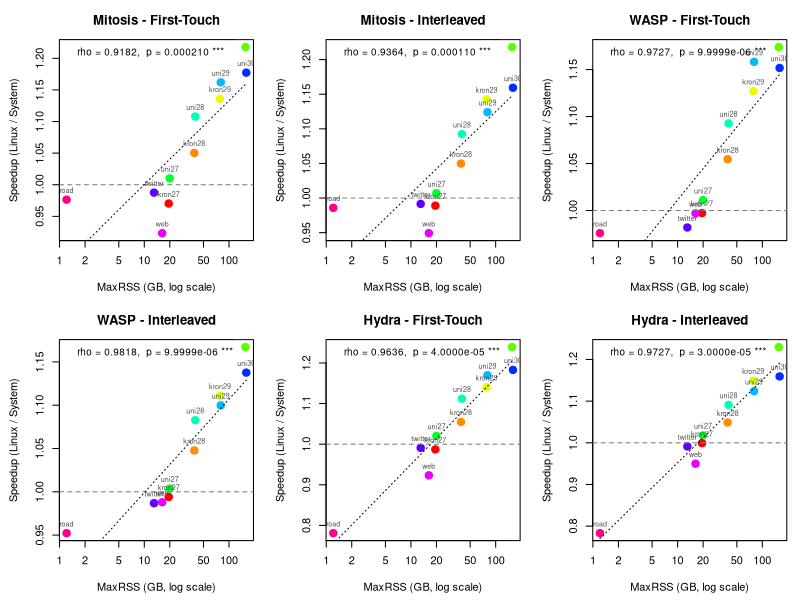

The R source for this figure:
###############################################################################
###   BC: Does speedup over Linux depend on working-set size (maxRSS)?    ###
###   Permutation test on Spearman correlation, per system × policy       ###
###############################################################################

# =============================================================================
# 1. MaxRSS for BC (GB), per graph
# =============================================================================

maxrss <- c(
  kron27 = 19.42, kron28 = 38.95, kron29 = 78.09, kron30 = 156.41,
  uni27  = 19.96, uni28  = 39.96, uni29  = 79.97, uni30  = 159.95,
  twitter = 13.03, web = 16.27, road = 1.21
)

# =============================================================================
# 2. Runtime data (5 trials per configuration)
# =============================================================================

rt <- list(
  linux_ft_kron27  = c(4.90674, 4.96771, 5.48193, 5.02660, 5.09110),
  linux_ft_kron28  = c(8.66935, 7.96993, 7.66010, 8.59287, 8.44211),
  linux_ft_kron29  = c(13.83380, 13.40707, 15.90102, 16.52888, 12.56563),
  linux_ft_kron30  = c(30.47549, 24.46888, 26.59006, 24.17824, 30.28428),
  linux_ft_uni27   = c(4.49935, 4.88154, 4.67789, 4.62772, 4.67098),
  linux_ft_uni28   = c(7.83971, 7.70742, 8.31134, 7.95331, 7.69698),
  linux_ft_uni29   = c(19.07057, 18.78238, 18.31517, 19.96941, 19.16277),
  linux_ft_uni30   = c(44.19197, 44.22043, 44.82875, 44.88824, 43.75288),
  linux_ft_twitter = c(2.79832, 2.83259, 2.89126, 2.94861, 2.68645),
  linux_ft_web     = c(0.56284, 0.56385, 0.54737, 0.54768, 0.55913),
  linux_ft_road    = c(0.90824, 0.82680, 0.72948, 0.75101, 0.84794),
  
  linux_il_kron27  = c(4.78605, 4.80686, 5.32972, 4.88197, 4.94169),
  linux_il_kron28  = c(8.78344, 8.16744, 7.59457, 8.71115, 8.53845),
  linux_il_kron29  = c(14.67579, 14.27705, 16.77364, 17.36504, 13.46484),
  linux_il_kron30  = c(32.14990, 26.36196, 28.50570, 26.00222, 31.92770),
  linux_il_uni27   = c(4.45827, 4.85439, 4.63438, 4.57764, 4.63659),
  linux_il_uni28   = c(8.07637, 7.91224, 8.57368, 8.15370, 7.96101),
  linux_il_uni29   = c(19.34791, 18.94564, 18.68820, 20.09955, 19.44714),
  linux_il_uni30   = c(45.51456, 45.52018, 45.91590, 45.97901, 45.23997),
  linux_il_twitter = c(2.40730, 2.49194, 2.51397, 2.60181, 2.31846),
  linux_il_web     = c(0.63231, 0.62291, 0.61419, 0.61734, 0.61973),
  linux_il_road    = c(0.93294, 0.90746, 0.76829, 0.82686, 0.91374),
  
  mitosis_ft_kron27  = c(5.08943, 5.09223, 5.66944, 5.19282, 5.21109),
  mitosis_ft_kron28  = c(8.03232, 7.82265, 7.48766, 7.91312, 8.10096),
  mitosis_ft_kron29  = c(12.17419, 12.10902, 13.56354, 14.09708, 11.64859),
  mitosis_ft_kron30  = c(24.66819, 20.49666, 21.83207, 20.19227, 24.48602),
  mitosis_ft_uni27   = c(4.45350, 4.84387, 4.62721, 4.57454, 4.62608),
  mitosis_ft_uni28   = c(7.11425, 6.90640, 7.52905, 7.12829, 6.98391),
  mitosis_ft_uni29   = c(16.47907, 16.10452, 15.85754, 17.09980, 16.47427),
  mitosis_ft_uni30   = c(37.64579, 37.63634, 37.86626, 37.90930, 37.41111),
  mitosis_ft_twitter = c(2.80177, 2.93838, 2.92116, 2.94509, 2.72999),
  mitosis_ft_web     = c(0.62412, 0.60591, 0.58794, 0.59651, 0.59699),
  mitosis_ft_road    = c(0.91552, 0.86029, 0.75084, 0.77058, 0.86449),
  
  mitosis_il_kron27  = c(4.82961, 4.86178, 5.42735, 4.93838, 4.96478),
  mitosis_il_kron28  = c(8.13021, 7.97274, 7.45024, 8.03725, 8.22198),
  mitosis_il_kron29  = c(12.84424, 12.62010, 14.36629, 14.84357, 12.32402),
  mitosis_il_kron30  = c(26.12686, 21.83224, 23.37164, 21.52263, 26.13876),
  mitosis_il_uni27   = c(4.41578, 4.83622, 4.58820, 4.54855, 4.61277),
  mitosis_il_uni28   = c(7.41676, 7.23546, 7.83681, 7.45211, 7.29741),
  mitosis_il_uni29   = c(17.22051, 16.84425, 16.65631, 17.86328, 17.29693),
  mitosis_il_uni30   = c(39.26459, 39.27833, 39.52680, 39.63546, 39.10956),
  mitosis_il_twitter = c(2.45264, 2.52897, 2.54264, 2.59104, 2.32402),
  mitosis_il_web     = c(0.68462, 0.64520, 0.64137, 0.64194, 0.65933),
  mitosis_il_road    = c(0.95611, 0.91802, 0.77916, 0.83655, 0.92218),
  
  wasp_ft_kron27  = c(4.92331, 5.00528, 5.49145, 5.04405, 5.07984),
  wasp_ft_kron28  = c(7.94314, 7.69423, 7.49966, 7.98564, 8.07372),
  wasp_ft_kron29  = c(12.52307, 12.04250, 13.60196, 14.16287, 11.76300),
  wasp_ft_kron30  = c(25.50050, 21.13473, 22.76175, 20.74872, 25.69785),
  wasp_ft_uni27   = c(4.42025, 4.84760, 4.62403, 4.58977, 4.62172),
  wasp_ft_uni28   = c(7.42548, 6.99967, 7.52242, 7.20247, 7.00609),
  wasp_ft_uni29   = c(16.67157, 16.10010, 15.88236, 17.11762, 16.51276),
  wasp_ft_uni30   = c(37.99265, 38.84381, 38.75248, 38.97097, 38.09107),
  wasp_ft_twitter = c(2.84589, 2.93132, 2.93581, 2.96456, 2.74040),
  wasp_ft_web     = c(0.56359, 0.55327, 0.56454, 0.54808, 0.55989),
  wasp_ft_road    = c(0.90751, 0.85162, 0.75002, 0.79521, 0.85946),
  
  wasp_il_kron27  = c(4.79413, 4.82933, 5.40100, 4.92988, 4.94032),
  wasp_il_kron28  = c(8.21073, 7.86941, 7.51824, 8.06240, 8.22909),
  wasp_il_kron29  = c(13.29821, 12.74501, 15.04758, 15.36072, 12.46427),
  wasp_il_kron30  = c(27.10790, 22.54183, 24.65710, 22.28141, 27.59926),
  wasp_il_uni27   = c(4.48185, 4.81685, 4.62983, 4.51850, 4.62588),
  wasp_il_uni28   = c(7.69394, 7.24862, 7.86016, 7.46305, 7.30513),
  wasp_il_uni29   = c(17.54968, 17.64655, 16.68436, 18.53099, 17.35638),
  wasp_il_uni30   = c(40.07167, 39.88642, 40.17865, 40.21686, 40.21491),
  wasp_il_twitter = c(2.46543, 2.51656, 2.54752, 2.62221, 2.34647),
  wasp_il_web     = c(0.64557, 0.62261, 0.61999, 0.61844, 0.63775),
  wasp_il_road    = c(0.99775, 0.93492, 0.82396, 0.84638, 0.96438),
  
  hydra_ft_kron27  = c(4.98719, 5.01230, 5.59173, 5.11344, 5.10233),
  hydra_ft_kron28  = c(7.89403, 7.67714, 7.47336, 7.98161, 8.16017),
  hydra_ft_kron29  = c(12.19525, 11.98156, 13.48334, 14.05485, 11.63432),
  hydra_ft_kron30  = c(24.22452, 20.13112, 21.42900, 19.80251, 24.16154),
  hydra_ft_uni27   = c(4.37346, 4.80972, 4.58331, 4.52122, 4.60576),
  hydra_ft_uni28   = c(7.06685, 6.88440, 7.50384, 7.10232, 6.96770),
  hydra_ft_uni29   = c(16.36981, 15.97858, 15.74845, 16.98174, 16.39432),
  hydra_ft_uni30   = c(37.46504, 37.46699, 37.70730, 37.71466, 37.21890),
  hydra_ft_twitter = c(2.79418, 2.90264, 2.92008, 2.96016, 2.70981),
  hydra_ft_web     = c(0.60778, 0.60674, 0.60390, 0.59455, 0.59883),
  hydra_ft_road    = c(1.12312, 1.06045, 0.95911, 1.00513, 1.05548),
  
  hydra_il_kron27  = c(4.76204, 4.83331, 5.35887, 4.89642, 4.91473),
  hydra_il_kron28  = c(8.06233, 7.97022, 7.51719, 8.11517, 8.18792),
  hydra_il_kron29  = c(12.77821, 12.68349, 14.20056, 14.69924, 12.25762),
  hydra_il_kron30  = c(26.00465, 21.58025, 23.07030, 21.30307, 25.90409),
  hydra_il_uni27   = c(4.35317, 4.77772, 4.56465, 4.50377, 4.55864),
  hydra_il_uni28   = c(7.40846, 7.26121, 7.84156, 7.45651, 7.31540),
  hydra_il_uni29   = c(17.23995, 16.84680, 16.63796, 17.87983, 17.27434),
  hydra_il_uni30   = c(39.34325, 39.32475, 39.53341, 39.52368, 39.09657),
  hydra_il_twitter = c(2.43087, 2.50876, 2.52796, 2.59600, 2.37917),
  hydra_il_web     = c(0.66161, 0.64531, 0.65673, 0.65076, 0.65633),
  hydra_il_road    = c(1.18956, 1.14501, 1.01715, 1.05209, 1.15011)
)

# =============================================================================
# 3. Permutation test on Spearman rho
#    H0: no monotonic association between maxRSS and speedup
#    Two-sided test
# =============================================================================

perm_cor_test <- function(x, y, n_perm = 100000) {
  n <- length(x)
  obs_rho <- cor(x, y, method = "spearman")
  count <- 0
  for (i in seq_len(n_perm)) {
    perm_rho <- cor(sample(x), y, method = "spearman")
    if (abs(perm_rho) >= abs(obs_rho)) count <- count + 1
  }
  list(rho = obs_rho, p = (count + 1) / (n_perm + 1), n = n)
}

# Helper: format p-value with full precision (scientific notation for small values)
fmt_p <- function(p) {
  ifelse(p < 1e-4, sprintf("%.4e", p), sprintf("%.6f", p))
}

# =============================================================================
# 4. Compute per-graph mean speedup, then test correlation with maxRSS
# =============================================================================

graphs   <- c("kron27","kron28","kron29","kron30",
              "uni27","uni28","uni29","uni30",
              "twitter","web","road")
policies <- c("ft", "il")
pol_lab  <- c(ft = "First-Touch", il = "Interleaved")
systems  <- c("mitosis", "wasp", "hydra")
sys_lab  <- c(mitosis = "Mitosis", wasp = "WASP", hydra = "Hydra")

set.seed(42)
results <- data.frame()
plot_data <- data.frame()

for (sys in systems) {
  for (pol in policies) {
    speedups <- numeric(length(graphs))
    rss_vals <- numeric(length(graphs))
    
    for (i in seq_along(graphs)) {
      g <- graphs[i]
      lk <- paste0("linux_", pol, "_", g)
      sk <- paste0(sys, "_", pol, "_", g)
      # Mean speedup = mean(linux) / mean(system)
      speedups[i] <- mean(rt[[lk]]) / mean(rt[[sk]])
      rss_vals[i] <- maxrss[g]
    }
    
    # Permutation test
    res <- perm_cor_test(rss_vals, speedups)
    
    results <- rbind(results, data.frame(
      System  = sys_lab[sys],
      Policy  = pol_lab[pol],
      Rho     = round(res$rho, 4),
      p_value = res$p,
      p_display = fmt_p(res$p),
      Sig     = ifelse(res$p < 0.001, "***",
                       ifelse(res$p < 0.01,  "**",
                              ifelse(res$p < 0.05,  "*", ""))),
      stringsAsFactors = FALSE
    ))
    
    # Collect for plotting
    for (i in seq_along(graphs)) {
      plot_data <- rbind(plot_data, data.frame(
        System  = sys_lab[sys],
        Policy  = pol_lab[pol],
        Graph   = graphs[i],
        MaxRSS  = rss_vals[i],
        Speedup = speedups[i],
        stringsAsFactors = FALSE
      ))
    }
  }
}

# =============================================================================
# 5. Print results
# =============================================================================

cat("\n")
cat("======================================================================\n")
cat("  BC: Spearman correlation between MaxRSS and Speedup vs Linux\n")
cat("  Permutation test (two-sided, 100k permutations)\n")
cat("  11 graphs, mean speedup per graph\n")
cat("======================================================================\n\n")

# Print with formatted p-value column
print_results <- results[, c("System", "Policy", "Rho", "p_display", "Sig")]
colnames(print_results)[4] <- "p_value"
print(print_results, row.names = FALSE)

cat("\nInterpretation:\n")
cat("  rho > 0 → larger working sets see MORE speedup over Linux\n")
cat("  rho < 0 → larger working sets see LESS speedup over Linux\n")
cat("  * p < 0.05  ** p < 0.01  *** p < 0.001\n")

# =============================================================================
# 5b. Detailed per-graph speedup tables for each system × policy
# =============================================================================

cat("\n")
cat("======================================================================\n")
cat("  Per-graph speedup vs MaxRSS (sorted by MaxRSS ascending)\n")
cat("======================================================================\n")

for (sys in systems) {
  for (pol in policies) {
    label <- paste(sys_lab[sys], "-", pol_lab[pol])
    cat("\n---", label, "---\n")
    cat(sprintf("  %-10s %8s %10s %12s\n",
                "Graph", "RSS(GB)", "Speedup", "% Improv."))
    
    speedups <- numeric(length(graphs))
    rss_vals <- numeric(length(graphs))
    for (i in seq_along(graphs)) {
      g <- graphs[i]
      lk <- paste0("linux_", pol, "_", g)
      sk <- paste0(sys, "_", pol, "_", g)
      speedups[i] <- mean(rt[[lk]]) / mean(rt[[sk]])
      rss_vals[i] <- maxrss[g]
    }
    
    ord <- order(rss_vals)
    for (i in ord) {
      pct <- (speedups[i] - 1) * 100
      cat(sprintf("  %-10s %8.2f %10.4f %+11.2f%%\n",
                  graphs[i], rss_vals[i], speedups[i], pct))
    }
    
    # Summarise: small vs large
    small_idx <- which(rss_vals < 20)
    large_idx <- which(rss_vals >= 40)
    cat(sprintf("  >> Small graphs (RSS < 20 GB, n=%d): mean speedup = %.4f\n",
                length(small_idx), mean(speedups[small_idx])))
    cat(sprintf("  >> Large graphs (RSS >= 40 GB, n=%d): mean speedup = %.4f\n",
                length(large_idx), mean(speedups[large_idx])))
  }
}

# =============================================================================
# 5c. Overall summary across all systems
# =============================================================================

cat("\n")
cat("======================================================================\n")
cat("  Summary: Average speedup by MaxRSS group across all systems\n")
cat("======================================================================\n\n")

for (pol in policies) {
  cat(sprintf("--- %s ---\n", pol_lab[pol]))
  cat(sprintf("  %-10s %12s %12s %12s\n",
              "RSS Group", "Mitosis", "WASP", "Hydra"))
  
  for (grp_label in c("Small (<20GB)", "Medium (20-80GB)", "Large (>80GB)")) {
    vals <- character(3)
    for (si in seq_along(systems)) {
      sys <- systems[si]
      speedups <- numeric(length(graphs))
      rss_vals <- numeric(length(graphs))
      for (i in seq_along(graphs)) {
        g <- graphs[i]
        lk <- paste0("linux_", pol, "_", g)
        sk <- paste0(sys, "_", pol, "_", g)
        speedups[i] <- mean(rt[[lk]]) / mean(rt[[sk]])
        rss_vals[i] <- maxrss[g]
      }
      if (grp_label == "Small (<20GB)")       idx <- which(rss_vals < 20)
      else if (grp_label == "Medium (20-80GB)") idx <- which(rss_vals >= 20 & rss_vals <= 80)
      else                                      idx <- which(rss_vals > 80)
      vals[si] <- sprintf("%.4f", mean(speedups[idx]))
    }
    cat(sprintf("  %-17s %9s %12s %12s\n", grp_label, vals[1], vals[2], vals[3]))
  }
  cat("\n")
}

cat("Interpretation guide:\n")
cat("  If speedup increases monotonically with RSS group (small < medium < large),\n")
cat("  this supports the hypothesis that the tiered-memory systems benefit more\n")
cat("  when the working set is larger (exceeding fast-tier capacity).\n")
cat("  The Spearman rho and permutation p-value above test this formally.\n")

# =============================================================================
# 6. Scatter plots (base R): Speedup vs MaxRSS, per system × policy
# =============================================================================

pdf("bc_rss_speedup.pdf", width = 14, height = 10)
par(mfrow = c(2, 3), mar = c(4.5, 4.5, 3, 1))

graph_cols <- rainbow(length(graphs))
names(graph_cols) <- graphs

for (sys in systems) {
  for (pol in policies) {
    label <- paste(sys_lab[sys], "-", pol_lab[pol])
    
    # Extract subset
    idx <- plot_data$System == sys_lab[sys] & plot_data$Policy == pol_lab[pol]
    sub <- plot_data[idx, ]
    
    # Annotation from results
    ridx <- results$System == sys_lab[sys] & results$Policy == pol_lab[pol]
    rho_val <- results$Rho[ridx]
    p_str   <- results$p_display[ridx]
    sig_val <- results$Sig[ridx]
    
    plot(sub$MaxRSS, sub$Speedup,
         log = "x", pch = 19,
         col = graph_cols[sub$Graph], cex = 1.5,
         xlab = "MaxRSS (GB, log scale)",
         ylab = "Speedup (Linux / System)",
         main = label)
    abline(h = 1, lty = 2, col = "gray50")
    # Linear fit on log(RSS) for trend line
    fit <- lm(Speedup ~ log2(MaxRSS), data = sub)
    xseq <- seq(min(sub$MaxRSS), max(sub$MaxRSS), length.out = 100)
    lines(xseq, predict(fit, newdata = data.frame(MaxRSS = xseq)),
          lty = 3, col = "black")
    # Annotate with rho and p
    legend("topleft",
           legend = paste0("rho = ", rho_val, ",  p = ", p_str, " ", sig_val),
           bty = "n", cex = 0.9)
    # Label points
    text(sub$MaxRSS, sub$Speedup, labels = sub$Graph,
         pos = 3, cex = 0.65, col = "gray30")
  }
}

dev.off()
cat("\nSaved plot to bc_rss_speedup.pdf\n")
